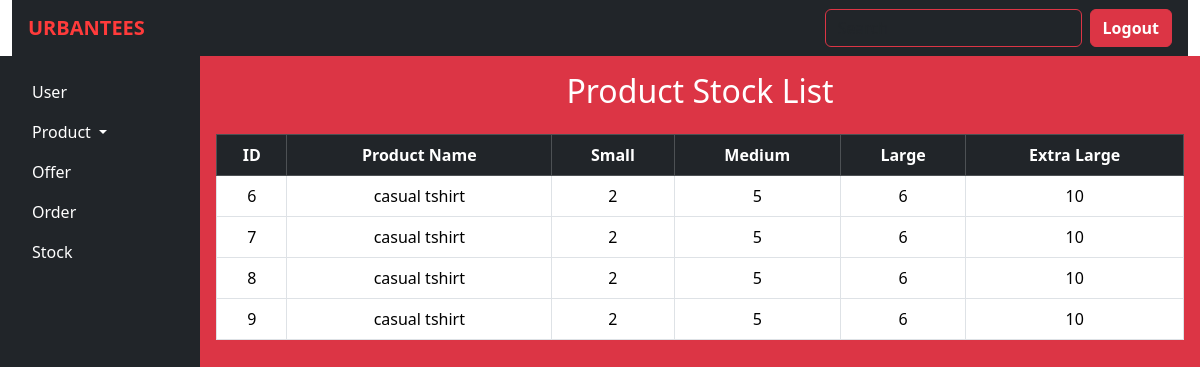
Before: /stock/ with the older database file.
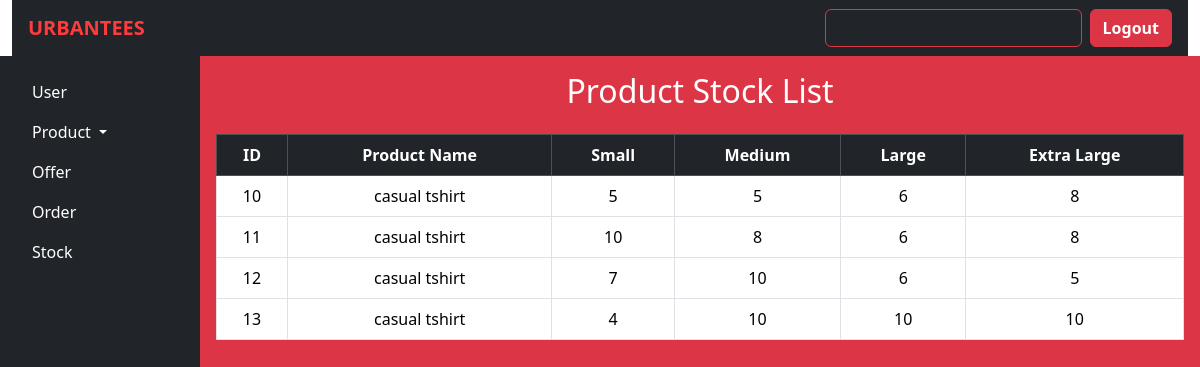
After: the same page with the newer database file.
### urban_tees_app/models.py (models this page shows, shortened)
class Product(models.Model):
    CATEGORY_CHOICES = [
        ('mens', 'Mens'),
        ('womens', 'Womens'),
        ('girls', 'Girls'),
        ('boys', 'Boys'),
    ]
    item_image1 = models.CharField(max_length=255)
    item_image2 = models.CharField(max_length=255)
    item_image3 = models.CharField(max_length=255)
    item_image4 = models.CharField(max_length=255)
    item_name = models.CharField(max_length=255)
    item_description = models.CharField(max_length=255)
    new_price = models.IntegerField()
    old_price = models.IntegerField()
    offer = models.IntegerField()
    category = models.CharField(max_length=10, choices=CATEGORY_CHOICES)
    small_size=models.IntegerField()
    medium_size=models.IntegerField()
    large_size=models.IntegerField()
    extralarge_size=models.IntegerField()

### urban_tees_app/views.py (the view)
# urls.py: path('stock/', views.admin_stocklist, name='admin_stocklist'),
def admin_stocklist(request):
    products = Product.objects.all()
    context = {
        "products": products
    }
    return render(request, "admin_stocklist.html", context)

### urban_tees_app/templates/admin_stocklist.html
{% extends 'admin_layout.html' %}
{% load static %}
{% block content %}
<div class="col bg-danger text-white p-3">
        <h2 class="text-center mb-4">Product Stock List</h2>
        <div class="table-responsive">
            <table class="table table-bordered table-hover text-center align-middle">
                <thead class="table-dark">
                    <tr>
                        <th>ID</th>
                        <th>Product Name</th>
                        <th>Small</th>
                        <th>Medium</th>
                        <th>Large</th>
                        <th>Extra Large</th>
                    </tr>
                </thead>
                <tbody>
                    {% for product in products %}
                    <tr>
                        <td>{{ product.id }}</td>
                        <td>{{ product.item_name }}</td>
                        <td>{{ product.small_size }}</td>
                        <td>{{ product.medium_size }}</td>
                        <td>{{ product.large_size }}</td>
                        <td>{{ product.extralarge_size }}</td>
                    </tr>
                    {% empty %}
                    <tr>
                        <td colspan="6">No products found.</td>
                    </tr>
                    {% endfor %}
                </tbody>
            </table>
        </div>
    </div>
{% endblock %}

Changed rows visible on the page:
removed Product: id "6", item_name "casual tshirt", small_size "2", medium_size "5", large_size "6", extralarge_size "10"
removed Product: id "7", item_name "casual tshirt", small_size "2", medium_size "5", large_size "6", extralarge_size "10"
removed Product: id "8", item_name "casual tshirt", small_size "2", medium_size "5", large_size "6", extralarge_size "10"
removed Product: id "9", item_name "casual tshirt", small_size "2", medium_size "5", large_size "6", extralarge_size "10"
added Product: id "10", item_name "casual tshirt", small_size "5", medium_size "5", large_size "6", extralarge_size "8"
added Product: id "11", item_name "casual tshirt", small_size "10", medium_size "8", large_size "6", extralarge_size "8"
added Product: id "12", item_name "casual tshirt", small_size "7", medium_size "10", large_size "6", extralarge_size "5"
added Product: id "13", item_name "casual tshirt", small_size "4", medium_size "10", large_size "10", extralarge_size "10"
